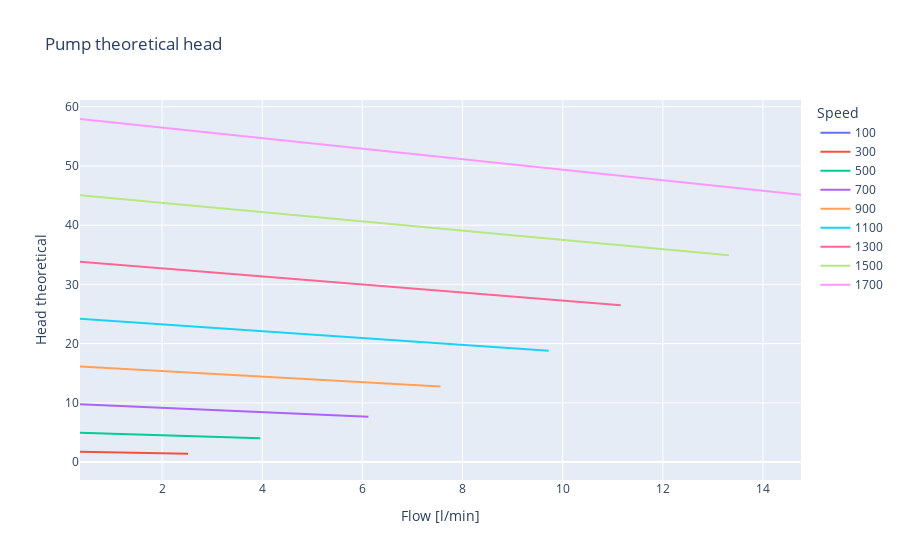
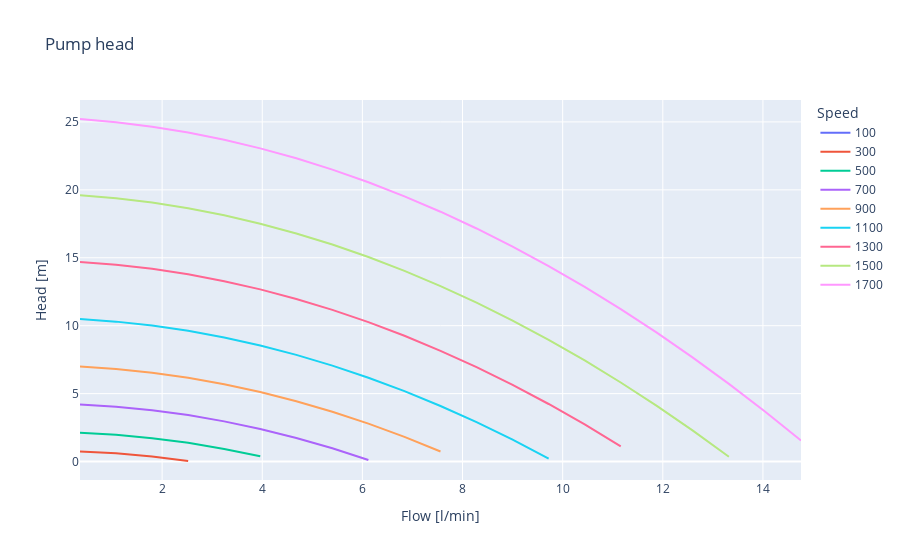
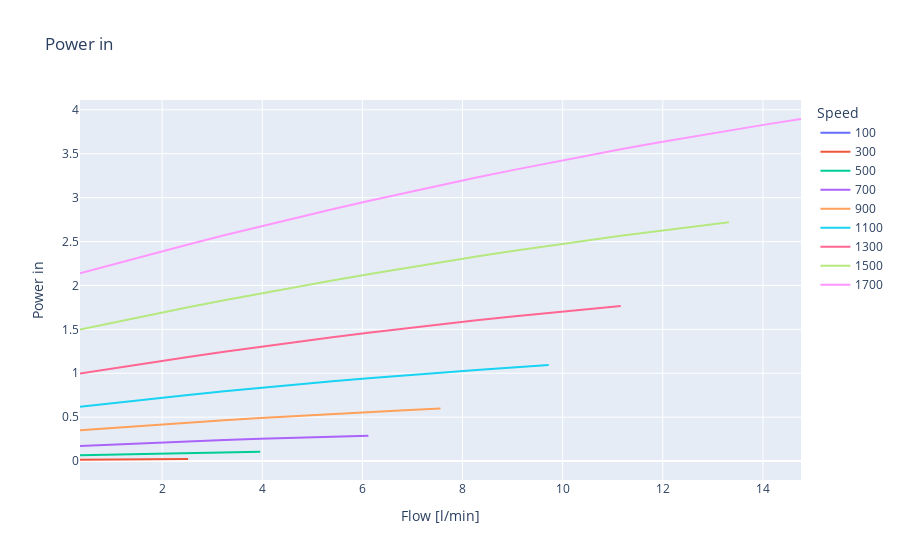
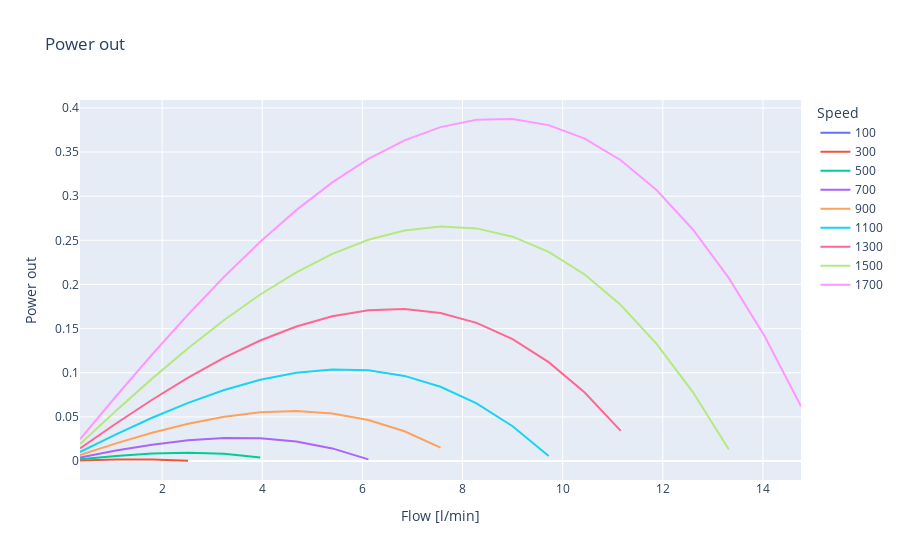

Here is the notebook cell these charts were saved with, in order:
### Code cell
pump = CentrifugalPump(fluid="INCOMP::Water", temperature=300, data=pump_design)
pump.create_performance_figures(0.0001,0.04,0.0002,100,1900,200)

### Figure 1 — Plotly figure (JSON) as saved in the notebook; plotly's stock layout.template omitted (floating-point values rounded to 4 significant figures)
{"data": [{"hovertemplate": "Speed=100<br>Flow [l/min]=%{x}<br>Head theoretical=%{y}<extra></extra>", "legendgroup": "100", "line": {"color": "#636efa", "dash": "solid"}, "marker": {"symbol": "circle"}, "mode": "lines", "name": "100", "orientation": "v", "showlegend": true, "x": [0.36], "xaxis": "x", "y": [0.1828], "yaxis": "y", "type": "scatter"}, {"hovertemplate": "Speed=300<br>Flow [l/min]=%{x}<br>Head theoretical=%{y}<extra></extra>", "legendgroup": "300", "line": {"color": "#EF553B", "dash": "solid"}, "marker": {"symbol": "circle"}, "mode": "lines", "name": "300", "orientation": "v", "showlegend": true, "x": [0.36, 1.08, 1.8, 2.52], "xaxis": "x", "y": [1.758, 1.645, 1.532, 1.419], "yaxis": "y", "type": "scatter"}, {"hovertemplate": "Speed=500<br>Flow [l/min]=%{x}<br>Head theoretical=%{y}<extra></extra>", "legendgroup": "500", "line": {"color": "#00cc96", "dash": "solid"}, "marker": {"symbol": "circle"}, "mode": "lines", "name": "500", "orientation": "v", "showlegend": true, "x": [0.36, 1.08, 1.8, 2.52, 3.24, 3.96], "xaxis": "x", "y": [4.945, 4.757, 4.569, 4.381, 4.193, 4.005], "yaxis": "y", "type": "scatter"}, {"hovertemplate": "Speed=700<br>Flow [l/min]=%{x}<br>Head theoretical=%{y}<extra></extra>", "legendgroup": "700", "line": {"color": "#ab63fa", "dash": "solid"}, "marker": {"symbol": "circle"}, "mode": "lines", "name": "700", "orientation": "v", "showlegend": true, "x": [0.36, 1.08, 1.8, 2.52, 3.24, 3.96, 4.68, 5.4, 6.12], "xaxis": "x", "y": [9.745, 9.482, 9.219, 8.956, 8.692, 8.429, 8.166, 7.903, 7.64], "yaxis": "y", "type": "scatter"}, {"hovertemplate": "Speed=900<br>Flow [l/min]=%{x}<br>Head theoretical=%{y}<extra></extra>", "legendgroup": "900", "line": {"color": "#FFA15A", "dash": "solid"}, "marker": {"symbol": "circle"}, "mode": "lines", "name": "900", "orientation": "v", "showlegend": true, "x": [0.36, 1.08, 1.8, 2.52, 3.24, 3.96, 4.68, 5.4, 6.12, 6.84, 7.56], "xaxis": "x", "y": [16.16, 15.82, 15.48, 15.14, 14.8, 14.47, 14.13, 13.79, 13.45, 13.11, 12.77], "yaxis": "y", "type": "scatter"}, {"hovertemplate": "Speed=1100<br>Flow [l/min]=%{x}<br>Head theoretical=%{y}<extra></extra>", "legendgroup": "1100", "line": {"color": "#19d3f3", "dash": "solid"}, "marker": {"symbol": "circle"}, "mode": "lines", "name": "1100", "orientation": "v", "showlegend": true, "x": [0.36, 1.08, 1.8, 2.52, 3.24, 3.96, 4.68, 5.4, 6.12, 6.84, 7.56, 8.28, 9.0, 9.72], "xaxis": "x", "y": [24.18, 23.77, 23.36, 22.94, 22.53, 22.11, 21.7, 21.29, 20.87, 20.46, 20.05, 19.63, 19.22, 18.81], "yaxis": "y", "type": "scatter"}, {"hovertemplate": "Speed=1300<br>Flow [l/min]=%{x}<br>Head theoretical=%{y}<extra></extra>", "legendgroup": "1300", "line": {"color": "#FF6692", "dash": "solid"}, "marker": {"symbol": "circle"}, "mode": "lines", "name": "1300", "orientation": "v", "showlegend": true, "x": [0.36, 1.08, 1.8, 2.52, 3.24, 3.96, 4.68, 5.4, 6.12, 6.84, 7.56, 8.28, 9.0, 9.72, 10.44, 11.16], "xaxis": "x", "y": [33.82, 33.33, 32.84, 32.35, 31.87, 31.38, 30.89, 30.4, 29.91, 29.42, 28.93, 28.44, 27.95, 27.47, 26.98, 26.49], "yaxis": "y", "type": "scatter"}, {"hovertemplate": "Speed=1500<br>Flow [l/min]=%{x}<br>Head theoretical=%{y}<extra></extra>", "legendgroup": "1500", "line": {"color": "#B6E880", "dash": "solid"}, "marker": {"symbol": "circle"}, "mode": "lines", "name": "1500", "orientation": "v", "showlegend": true, "x": [0.36, 1.08, 1.8, 2.52, 3.24, 3.96, 4.68, 5.4, 6.12, 6.84, 7.56, 8.28, 9.0, 9.72, 10.44, 11.16, 11.88, 12.6, 13.32], "xaxis": "x", "y": [45.07, 44.51, 43.94, 43.38, 42.81, 42.25, 41.69, 41.12, 40.56, 39.99, 39.43, 38.87, 38.3, 37.74, 37.17, 36.61, 36.05, 35.48, 34.92], "yaxis": "y", "type": "scatter"}, {"hovertemplate": "Speed=1700<br>Flow [l/min]=%{x}<br>Head theoretical=%{y}<extra></extra>", "legendgroup": "1700", "line": {"color": "#FF97FF", "dash": "solid"}, "marker": {"symbol": "circle"}, "mode": "lines", "name": "1700", "orientation": "v", "showlegend": true, "x": [0.36, 1.08, 1.8, 2.52, 3.24, 3.96, 4.68, 5.4, 6.12, 6.84, 7.56, 8.28, 9.0, 9.72, 10.44, 11.16, 11.88, 12.6, 13.32, 14.04, 14.76], "xaxis": "x", "y": [57.93, 57.29, 56.65, 56.02, 55.38, 54.74, 54.1, 53.46, 52.82, 52.18, 51.54, 50.9, 50.26, 49.62, 48.98, 48.35, 47.71, 47.07, 46.43, 45.79, 45.15], "yaxis": "y", "type": "scatter"}], "layout": {"xaxis": {"anchor": "y", "domain": [0.0, 1.0], "title": {"text": "Flow [l/min]"}}, "yaxis": {"anchor": "x", "domain": [0.0, 1.0], "title": {"text": "Head theoretical"}}, "legend": {"title": {"text": "Speed"}, "tracegroupgap": 0}, "title": {"text": "Pump theoretical head"}}}

### Figure 2 — Plotly figure (JSON) as saved in the notebook; plotly's stock layout.template omitted (floating-point values rounded to 4 significant figures)
{"data": [{"hovertemplate": "Speed=100<br>Flow [l/min]=%{x}<br>Head [m]=%{y}<extra></extra>", "legendgroup": "100", "line": {"color": "#636efa", "dash": "solid"}, "marker": {"symbol": "circle"}, "mode": "lines", "name": "100", "orientation": "v", "showlegend": true, "x": [0.36], "xaxis": "x", "y": [0.0607], "yaxis": "y", "type": "scatter"}, {"hovertemplate": "Speed=300<br>Flow [l/min]=%{x}<br>Head [m]=%{y}<extra></extra>", "legendgroup": "300", "line": {"color": "#EF553B", "dash": "solid"}, "marker": {"symbol": "circle"}, "mode": "lines", "name": "300", "orientation": "v", "showlegend": true, "x": [0.36, 1.08, 1.8, 2.52], "xaxis": "x", "y": [0.7367, 0.6055, 0.3739, 0.04186], "yaxis": "y", "type": "scatter"}, {"hovertemplate": "Speed=500<br>Flow [l/min]=%{x}<br>Head [m]=%{y}<extra></extra>", "legendgroup": "500", "line": {"color": "#00cc96", "dash": "solid"}, "marker": {"symbol": "circle"}, "mode": "lines", "name": "500", "orientation": "v", "showlegend": true, "x": [0.36, 1.08, 1.8, 2.52, 3.24, 3.96], "xaxis": "x", "y": [2.117, 1.971, 1.725, 1.379, 0.9319, 0.385], "yaxis": "y", "type": "scatter"}, {"hovertemplate": "Speed=700<br>Flow [l/min]=%{x}<br>Head [m]=%{y}<extra></extra>", "legendgroup": "700", "line": {"color": "#ab63fa", "dash": "solid"}, "marker": {"symbol": "circle"}, "mode": "lines", "name": "700", "orientation": "v", "showlegend": true, "x": [0.36, 1.08, 1.8, 2.52, 3.24, 3.96, 4.68, 5.4, 6.12], "xaxis": "x", "y": [4.202, 4.042, 3.781, 3.421, 2.96, 2.399, 1.737, 0.9758, 0.1139], "yaxis": "y", "type": "scatter"}, {"hovertemplate": "Speed=900<br>Flow [l/min]=%{x}<br>Head [m]=%{y}<extra></extra>", "legendgroup": "900", "line": {"color": "#FFA15A", "dash": "solid"}, "marker": {"symbol": "circle"}, "mode": "lines", "name": "900", "orientation": "v", "showlegend": true, "x": [0.36, 1.08, 1.8, 2.52, 3.24, 3.96, 4.68, 5.4, 6.12, 6.84, 7.56], "xaxis": "x", "y": [6.993, 6.818, 6.544, 6.169, 5.693, 5.118, 4.443, 3.667, 2.791, 1.815, 0.7381], "yaxis": "y", "type": "scatter"}, {"hovertemplate": "Speed=1100<br>Flow [l/min]=%{x}<br>Head [m]=%{y}<extra></extra>", "legendgroup": "1100", "line": {"color": "#19d3f3", "dash": "solid"}, "marker": {"symbol": "circle"}, "mode": "lines", "name": "1100", "orientation": "v", "showlegend": true, "x": [0.36, 1.08, 1.8, 2.52, 3.24, 3.96, 4.68, 5.4, 6.12, 6.84, 7.56, 8.28, 9.0, 9.72], "xaxis": "x", "y": [10.49, 10.3, 10.01, 9.622, 9.133, 8.543, 7.854, 7.064, 6.174, 5.183, 4.093, 2.902, 1.611, 0.2192], "yaxis": "y", "type": "scatter"}, {"hovertemplate": "Speed=1300<br>Flow [l/min]=%{x}<br>Head [m]=%{y}<extra></extra>", "legendgroup": "1300", "line": {"color": "#FF6692", "dash": "solid"}, "marker": {"symbol": "circle"}, "mode": "lines", "name": "1300", "orientation": "v", "showlegend": true, "x": [0.36, 1.08, 1.8, 2.52, 3.24, 3.96, 4.68, 5.4, 6.12, 6.84, 7.56, 8.28, 9.0, 9.72, 10.44, 11.16], "xaxis": "x", "y": [14.69, 14.49, 14.19, 13.78, 13.28, 12.67, 11.97, 11.17, 10.26, 9.258, 8.153, 6.948, 5.643, 4.237, 2.732, 1.126], "yaxis": "y", "type": "scatter"}, {"hovertemplate": "Speed=1500<br>Flow [l/min]=%{x}<br>Head [m]=%{y}<extra></extra>", "legendgroup": "1500", "line": {"color": "#B6E880", "dash": "solid"}, "marker": {"symbol": "circle"}, "mode": "lines", "name": "1500", "orientation": "v", "showlegend": true, "x": [0.36, 1.08, 1.8, 2.52, 3.24, 3.96, 4.68, 5.4, 6.12, 6.84, 7.56, 8.28, 9.0, 9.72, 10.44, 11.16, 11.88, 12.6, 13.32], "xaxis": "x", "y": [19.6, 19.38, 19.07, 18.65, 18.13, 17.51, 16.79, 15.98, 15.06, 14.04, 12.92, 11.7, 10.38, 8.961, 7.441, 5.821, 4.101, 2.28, 0.3593], "yaxis": "y", "type": "scatter"}, {"hovertemplate": "Speed=1700<br>Flow [l/min]=%{x}<br>Head [m]=%{y}<extra></extra>", "legendgroup": "1700", "line": {"color": "#FF97FF", "dash": "solid"}, "marker": {"symbol": "circle"}, "mode": "lines", "name": "1700", "orientation": "v", "showlegend": true, "x": [0.36, 1.08, 1.8, 2.52, 3.24, 3.96, 4.68, 5.4, 6.12, 6.84, 7.56, 8.28, 9.0, 9.72, 10.44, 11.16, 11.88, 12.6, 13.32, 14.04, 14.76], "xaxis": "x", "y": [25.22, 24.98, 24.65, 24.22, 23.69, 23.06, 22.32, 21.49, 20.56, 19.52, 18.39, 17.16, 15.82, 14.39, 12.86, 11.22, 9.488, 7.653, 5.718, 3.683, 1.548], "yaxis": "y", "type": "scatter"}], "layout": {"xaxis": {"anchor": "y", "domain": [0.0, 1.0], "title": {"text": "Flow [l/min]"}}, "yaxis": {"anchor": "x", "domain": [0.0, 1.0], "title": {"text": "Head [m]"}}, "legend": {"title": {"text": "Speed"}, "tracegroupgap": 0}, "title": {"text": "Pump head"}}}

### Figure 3 — Plotly figure (JSON) as saved in the notebook; plotly's stock layout.template omitted (floating-point values rounded to 4 significant figures)
{"data": [{"hovertemplate": "Speed=100<br>Flow [l/min]=%{x}<br>Power in=%{y}<extra></extra>", "legendgroup": "100", "line": {"color": "#636efa", "dash": "solid"}, "marker": {"symbol": "circle"}, "mode": "lines", "name": "100", "orientation": "v", "showlegend": true, "x": [0.36], "xaxis": "x", "y": [0.0007831], "yaxis": "y", "type": "scatter"}, {"hovertemplate": "Speed=300<br>Flow [l/min]=%{x}<br>Power in=%{y}<extra></extra>", "legendgroup": "300", "line": {"color": "#EF553B", "dash": "solid"}, "marker": {"symbol": "circle"}, "mode": "lines", "name": "300", "orientation": "v", "showlegend": true, "x": [0.36, 1.08, 1.8, 2.52], "xaxis": "x", "y": [0.01594, 0.01905, 0.02172, 0.02395], "yaxis": "y", "type": "scatter"}, {"hovertemplate": "Speed=500<br>Flow [l/min]=%{x}<br>Power in=%{y}<extra></extra>", "legendgroup": "500", "line": {"color": "#00cc96", "dash": "solid"}, "marker": {"symbol": "circle"}, "mode": "lines", "name": "500", "orientation": "v", "showlegend": true, "x": [0.36, 1.08, 1.8, 2.52, 3.24, 3.96], "xaxis": "x", "y": [0.06659, 0.07572, 0.08412, 0.09178, 0.09871, 0.1049], "yaxis": "y", "type": "scatter"}, {"hovertemplate": "Speed=700<br>Flow [l/min]=%{x}<br>Power in=%{y}<extra></extra>", "legendgroup": "700", "line": {"color": "#ab63fa", "dash": "solid"}, "marker": {"symbol": "circle"}, "mode": "lines", "name": "700", "orientation": "v", "showlegend": true, "x": [0.36, 1.08, 1.8, 2.52, 3.24, 3.96, 4.68, 5.4, 6.12], "xaxis": "x", "y": [0.172, 0.1903, 0.2076, 0.2238, 0.2391, 0.2533, 0.2664, 0.2785, 0.2896], "yaxis": "y", "type": "scatter"}, {"hovertemplate": "Speed=900<br>Flow [l/min]=%{x}<br>Power in=%{y}<extra></extra>", "legendgroup": "900", "line": {"color": "#FFA15A", "dash": "solid"}, "marker": {"symbol": "circle"}, "mode": "lines", "name": "900", "orientation": "v", "showlegend": true, "x": [0.36, 1.08, 1.8, 2.52, 3.24, 3.96, 4.68, 5.4, 6.12, 6.84, 7.56], "xaxis": "x", "y": [0.3504, 0.3811, 0.4104, 0.4384, 0.4651, 0.4904, 0.5145, 0.5372, 0.5585, 0.5786, 0.5973], "yaxis": "y", "type": "scatter"}, {"hovertemplate": "Speed=1100<br>Flow [l/min]=%{x}<br>Power in=%{y}<extra></extra>", "legendgroup": "1100", "line": {"color": "#19d3f3", "dash": "solid"}, "marker": {"symbol": "circle"}, "mode": "lines", "name": "1100", "orientation": "v", "showlegend": true, "x": [0.36, 1.08, 1.8, 2.52, 3.24, 3.96, 4.68, 5.4, 6.12, 6.84, 7.56, 8.28, 9.0, 9.72], "xaxis": "x", "y": [0.6195, 0.6656, 0.7101, 0.7531, 0.7943, 0.834, 0.8721, 0.9085, 0.9433, 0.9765, 1.008, 1.038, 1.066, 1.093], "yaxis": "y", "type": "scatter"}, {"hovertemplate": "Speed=1300<br>Flow [l/min]=%{x}<br>Power in=%{y}<extra></extra>", "legendgroup": "1300", "line": {"color": "#FF6692", "dash": "solid"}, "marker": {"symbol": "circle"}, "mode": "lines", "name": "1300", "orientation": "v", "showlegend": true, "x": [0.36, 1.08, 1.8, 2.52, 3.24, 3.96, 4.68, 5.4, 6.12, 6.84, 7.56, 8.28, 9.0, 9.72, 10.44, 11.16], "xaxis": "x", "y": [0.9962, 1.061, 1.124, 1.185, 1.244, 1.301, 1.356, 1.41, 1.461, 1.511, 1.558, 1.604, 1.647, 1.689, 1.729, 1.767], "yaxis": "y", "type": "scatter"}, {"hovertemplate": "Speed=1500<br>Flow [l/min]=%{x}<br>Power in=%{y}<extra></extra>", "legendgroup": "1500", "line": {"color": "#B6E880", "dash": "solid"}, "marker": {"symbol": "circle"}, "mode": "lines", "name": "1500", "orientation": "v", "showlegend": true, "x": [0.36, 1.08, 1.8, 2.52, 3.24, 3.96, 4.68, 5.4, 6.12, 6.84, 7.56, 8.28, 9.0, 9.72, 10.44, 11.16, 11.88, 12.6, 13.32], "xaxis": "x", "y": [1.497, 1.584, 1.668, 1.751, 1.831, 1.908, 1.984, 2.057, 2.128, 2.197, 2.264, 2.329, 2.391, 2.451, 2.509, 2.565, 2.618, 2.669, 2.719], "yaxis": "y", "type": "scatter"}, {"hovertemplate": "Speed=1700<br>Flow [l/min]=%{x}<br>Power in=%{y}<extra></extra>", "legendgroup": "1700", "line": {"color": "#FF97FF", "dash": "solid"}, "marker": {"symbol": "circle"}, "mode": "lines", "name": "1700", "orientation": "v", "showlegend": true, "x": [0.36, 1.08, 1.8, 2.52, 3.24, 3.96, 4.68, 5.4, 6.12, 6.84, 7.56, 8.28, 9.0, 9.72, 10.44, 11.16, 11.88, 12.6, 13.32, 14.04, 14.76], "xaxis": "x", "y": [2.139, 2.251, 2.36, 2.467, 2.571, 2.672, 2.771, 2.868, 2.962, 3.054, 3.143, 3.229, 3.313, 3.395, 3.474, 3.55, 3.624, 3.696, 3.765, 3.831, 3.895], "yaxis": "y", "type": "scatter"}], "layout": {"xaxis": {"anchor": "y", "domain": [0.0, 1.0], "title": {"text": "Flow [l/min]"}}, "yaxis": {"anchor": "x", "domain": [0.0, 1.0], "title": {"text": "Power in"}}, "legend": {"title": {"text": "Speed"}, "tracegroupgap": 0}, "title": {"text": "Power in"}}}

### Figure 4 — Plotly figure (JSON) as saved in the notebook; plotly's stock layout.template omitted (floating-point values rounded to 4 significant figures)
{"data": [{"hovertemplate": "Speed=100<br>Flow [l/min]=%{x}<br>Power out=%{y}<extra></extra>", "legendgroup": "100", "line": {"color": "#636efa", "dash": "solid"}, "marker": {"symbol": "circle"}, "mode": "lines", "name": "100", "orientation": "v", "showlegend": true, "x": [0.36], "xaxis": "x", "y": [5.944e-05], "yaxis": "y", "type": "scatter"}, {"hovertemplate": "Speed=300<br>Flow [l/min]=%{x}<br>Power out=%{y}<extra></extra>", "legendgroup": "300", "line": {"color": "#EF553B", "dash": "solid"}, "marker": {"symbol": "circle"}, "mode": "lines", "name": "300", "orientation": "v", "showlegend": true, "x": [0.36, 1.08, 1.8, 2.52], "xaxis": "x", "y": [0.0007214, 0.001779, 0.001831, 0.000287], "yaxis": "y", "type": "scatter"}, {"hovertemplate": "Speed=500<br>Flow [l/min]=%{x}<br>Power out=%{y}<extra></extra>", "legendgroup": "500", "line": {"color": "#00cc96", "dash": "solid"}, "marker": {"symbol": "circle"}, "mode": "lines", "name": "500", "orientation": "v", "showlegend": true, "x": [0.36, 1.08, 1.8, 2.52, 3.24, 3.96], "xaxis": "x", "y": [0.002073, 0.00579, 0.008445, 0.00945, 0.008213, 0.004147], "yaxis": "y", "type": "scatter"}, {"hovertemplate": "Speed=700<br>Flow [l/min]=%{x}<br>Power out=%{y}<extra></extra>", "legendgroup": "700", "line": {"color": "#ab63fa", "dash": "solid"}, "marker": {"symbol": "circle"}, "mode": "lines", "name": "700", "orientation": "v", "showlegend": true, "x": [0.36, 1.08, 1.8, 2.52, 3.24, 3.96, 4.68, 5.4, 6.12], "xaxis": "x", "y": [0.004115, 0.01187, 0.01851, 0.02345, 0.02609, 0.02584, 0.02212, 0.01433, 0.001896], "yaxis": "y", "type": "scatter"}, {"hovertemplate": "Speed=900<br>Flow [l/min]=%{x}<br>Power out=%{y}<extra></extra>", "legendgroup": "900", "line": {"color": "#FFA15A", "dash": "solid"}, "marker": {"symbol": "circle"}, "mode": "lines", "name": "900", "orientation": "v", "showlegend": true, "x": [0.36, 1.08, 1.8, 2.52, 3.24, 3.96, 4.68, 5.4, 6.12, 6.84, 7.56], "xaxis": "x", "y": [0.006848, 0.02003, 0.03204, 0.04229, 0.05018, 0.05513, 0.05656, 0.05386, 0.04646, 0.03376, 0.01518], "yaxis": "y", "type": "scatter"}, {"hovertemplate": "Speed=1100<br>Flow [l/min]=%{x}<br>Power out=%{y}<extra></extra>", "legendgroup": "1100", "line": {"color": "#19d3f3", "dash": "solid"}, "marker": {"symbol": "circle"}, "mode": "lines", "name": "1100", "orientation": "v", "showlegend": true, "x": [0.36, 1.08, 1.8, 2.52, 3.24, 3.96, 4.68, 5.4, 6.12, 6.84, 7.56, 8.28, 9.0, 9.72], "xaxis": "x", "y": [0.01027, 0.03026, 0.04902, 0.06596, 0.08049, 0.09203, 0.09998, 0.1038, 0.1028, 0.09644, 0.08416, 0.06536, 0.03943, 0.005797], "yaxis": "y", "type": "scatter"}, {"hovertemplate": "Speed=1300<br>Flow [l/min]=%{x}<br>Power out=%{y}<extra></extra>", "legendgroup": "1300", "line": {"color": "#FF6692", "dash": "solid"}, "marker": {"symbol": "circle"}, "mode": "lines", "name": "1300", "orientation": "v", "showlegend": true, "x": [0.36, 1.08, 1.8, 2.52, 3.24, 3.96, 4.68, 5.4, 6.12, 6.84, 7.56, 8.28, 9.0, 9.72, 10.44, 11.16], "xaxis": "x", "y": [0.01439, 0.04257, 0.06946, 0.09448, 0.117, 0.1365, 0.1524, 0.164, 0.1708, 0.1722, 0.1677, 0.1565, 0.1381, 0.112, 0.07757, 0.03417], "yaxis": "y", "type": "scatter"}, {"hovertemplate": "Speed=1500<br>Flow [l/min]=%{x}<br>Power out=%{y}<extra></extra>", "legendgroup": "1500", "line": {"color": "#B6E880", "dash": "solid"}, "marker": {"symbol": "circle"}, "mode": "lines", "name": "1500", "orientation": "v", "showlegend": true, "x": [0.36, 1.08, 1.8, 2.52, 3.24, 3.96, 4.68, 5.4, 6.12, 6.84, 7.56, 8.28, 9.0, 9.72, 10.44, 11.16, 11.88, 12.6, 13.32], "xaxis": "x", "y": [0.01919, 0.05694, 0.09335, 0.1278, 0.1598, 0.1886, 0.2138, 0.2347, 0.2507, 0.2612, 0.2657, 0.2635, 0.2541, 0.2369, 0.2113, 0.1767, 0.1325, 0.07815, 0.01302], "yaxis": "y", "type": "scatter"}, {"hovertemplate": "Speed=1700<br>Flow [l/min]=%{x}<br>Power out=%{y}<extra></extra>", "legendgroup": "1700", "line": {"color": "#FF97FF", "dash": "solid"}, "marker": {"symbol": "circle"}, "mode": "lines", "name": "1700", "orientation": "v", "showlegend": true, "x": [0.36, 1.08, 1.8, 2.52, 3.24, 3.96, 4.68, 5.4, 6.12, 6.84, 7.56, 8.28, 9.0, 9.72, 10.44, 11.16, 11.88, 12.6, 13.32, 14.04, 14.76], "xaxis": "x", "y": [0.02469, 0.0734, 0.1207, 0.166, 0.2088, 0.2483, 0.2842, 0.3157, 0.3422, 0.3633, 0.3782, 0.3864, 0.3874, 0.3805, 0.3651, 0.3407, 0.3066, 0.2623, 0.2072, 0.1407, 0.06215], "yaxis": "y", "type": "scatter"}], "layout": {"xaxis": {"anchor": "y", "domain": [0.0, 1.0], "title": {"text": "Flow [l/min]"}}, "yaxis": {"anchor": "x", "domain": [0.0, 1.0], "title": {"text": "Power out"}}, "legend": {"title": {"text": "Speed"}, "tracegroupgap": 0}, "title": {"text": "Power out"}}}
